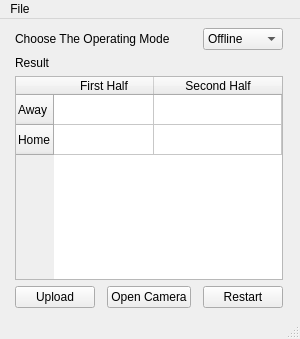
<?xml version="1.0" encoding="UTF-8"?>
<ui version="4.0">
 <class>MainWindow</class>
 <widget class="QMainWindow" name="MainWindow">
  <property name="geometry">
   <rect>
    <x>0</x>
    <y>0</y>
    <width>300</width>
    <height>339</height>
   </rect>
  </property>
  <property name="windowTitle">
   <string>MainWindow</string>
  </property>
  <widget class="QWidget" name="centralwidget">
   <layout class="QGridLayout" name="gridLayout">
    <item row="0" column="0" colspan="2">
     <widget class="QLabel" name="label">
      <property name="text">
       <string>Choose The Operating Mode</string>
      </property>
     </widget>
    </item>
    <item row="4" column="1">
     <widget class="QPushButton" name="opencamerabutton">
      <property name="sizePolicy">
       <sizepolicy hsizetype="Fixed" vsizetype="Fixed">
        <horstretch>0</horstretch>
        <verstretch>0</verstretch>
       </sizepolicy>
      </property>
      <property name="text">
       <string>Open Camera</string>
      </property>
     </widget>
    </item>
    <item row="4" column="0">
     <widget class="QPushButton" name="uploadbutton">
      <property name="sizePolicy">
       <sizepolicy hsizetype="Fixed" vsizetype="Fixed">
        <horstretch>0</horstretch>
        <verstretch>0</verstretch>
       </sizepolicy>
      </property>
      <property name="text">
       <string>Upload</string>
      </property>
     </widget>
    </item>
    <item row="4" column="2">
     <widget class="QPushButton" name="restartbutton">
      <property name="sizePolicy">
       <sizepolicy hsizetype="Fixed" vsizetype="Fixed">
        <horstretch>0</horstretch>
        <verstretch>0</verstretch>
       </sizepolicy>
      </property>
      <property name="text">
       <string>Restart</string>
      </property>
     </widget>
    </item>
    <item row="1" column="0">
     <widget class="QLabel" name="label_2">
      <property name="sizePolicy">
       <sizepolicy hsizetype="Minimum" vsizetype="Fixed">
        <horstretch>0</horstretch>
        <verstretch>0</verstretch>
       </sizepolicy>
      </property>
      <property name="text">
       <string>Result</string>
      </property>
     </widget>
    </item>
    <item row="0" column="2">
     <widget class="QComboBox" name="comboBox">
      <item>
       <property name="text">
        <string>Offline</string>
       </property>
      </item>
      <item>
       <property name="text">
        <string>Online</string>
       </property>
      </item>
     </widget>
    </item>
    <item row="2" column="0" colspan="3">
     <widget class="QTableWidget" name="tableWidget">
      <property name="sizePolicy">
       <sizepolicy hsizetype="Minimum" vsizetype="Minimum">
        <horstretch>0</horstretch>
        <verstretch>0</verstretch>
       </sizepolicy>
      </property>
      <property name="editTriggers">
       <set>QAbstractItemView::NoEditTriggers</set>
      </property>
      <property name="columnCount">
       <number>2</number>
      </property>
      <attribute name="horizontalHeaderStretchLastSection">
       <bool>true</bool>
      </attribute>
      <attribute name="verticalHeaderVisible">
       <bool>true</bool>
      </attribute>
      <row>
       <property name="text">
        <string>Away</string>
       </property>
      </row>
      <row>
       <property name="text">
        <string>Home</string>
       </property>
      </row>
      <column>
       <property name="text">
        <string>First Half</string>
       </property>
      </column>
      <column>
       <property name="text">
        <string>Second Half</string>
       </property>
      </column>
     </widget>
    </item>
   </layout>
  </widget>
  <widget class="QMenuBar" name="menubar">
   <property name="geometry">
    <rect>
     <x>0</x>
     <y>0</y>
     <width>300</width>
     <height>22</height>
    </rect>
   </property>
   <widget class="QMenu" name="menuFile">
    <property name="title">
     <string>File</string>
    </property>
    <addaction name="actionQuit"/>
   </widget>
   <addaction name="menuFile"/>
  </widget>
  <widget class="QStatusBar" name="statusbar"/>
  <action name="actionQuit">
   <property name="text">
    <string>Quit</string>
   </property>
   <property name="shortcut">
    <string>Ctrl+Q</string>
   </property>
  </action>
 </widget>
 <resources/>
 <connections/>
</ui>
